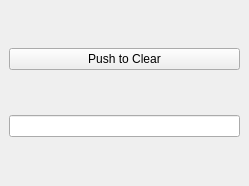
<?xml version="1.0" encoding="UTF-8"?>
<ui version="4.0">
 <class>MyPluginTab</class>
 <widget class="QDockWidget" name="MyPluginTab">
  <property name="geometry">
   <rect>
    <x>0</x>
    <y>0</y>
    <width>249</width>
    <height>186</height>
   </rect>
  </property>
  <property name="windowTitle">
   <string>Edit and Clear Tab</string>
  </property>
  <widget class="QWidget" name="dockWidgetContents">
   <layout class="QVBoxLayout" name="verticalLayout">
    <item>
     <widget class="QPushButton" name="PCDFile">
      <property name="text">
       <string>Push to Clear</string>
      </property>
     </widget>
    </item>
    <item>
     <widget class="QLineEdit" name="lineEdit"/>
    </item>
   </layout>
  </widget>
 </widget>
 <resources/>
 <connections>
  <connection>
   <sender>PCDFile</sender>
   <signal>clicked(bool)</signal>
   <receiver>lineEdit</receiver>
   <slot>clear()</slot>
   <hints>
    <hint type="sourcelabel">
     <x>65</x>
     <y>82</y>
    </hint>
    <hint type="destinationlabel">
     <x>69</x>
     <y>126</y>
    </hint>
   </hints>
  </connection>
 </connections>
 <slots>
  <slot>testslot()</slot>
 </slots>
</ui>
